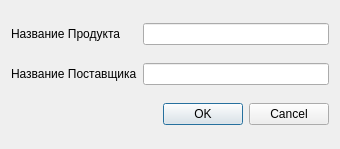
<?xml version="1.0" encoding="UTF-8"?>
<ui version="4.0">
 <class>Dialog2</class>
 <widget class="QDialog" name="Dialog2">
  <property name="geometry">
   <rect>
    <x>0</x>
    <y>0</y>
    <width>340</width>
    <height>149</height>
   </rect>
  </property>
  <property name="windowTitle">
   <string>Поиск по продуктам</string>
  </property>
  <layout class="QGridLayout" name="gridLayout">
   <item row="0" column="0">
    <widget class="QLabel" name="label">
     <property name="text">
      <string>Название Продукта</string>
     </property>
    </widget>
   </item>
   <item row="0" column="1">
    <widget class="QLineEdit" name="lineEdit"/>
   </item>
   <item row="1" column="0">
    <widget class="QLabel" name="label_2">
     <property name="text">
      <string>Название Поставщика</string>
     </property>
    </widget>
   </item>
   <item row="1" column="1">
    <widget class="QLineEdit" name="lineEdit_2"/>
   </item>
   <item row="2" column="0" colspan="2">
    <widget class="QDialogButtonBox" name="buttonBox">
     <property name="orientation">
      <enum>Qt::Horizontal</enum>
     </property>
     <property name="standardButtons">
      <set>QDialogButtonBox::Cancel|QDialogButtonBox::Ok</set>
     </property>
    </widget>
   </item>
  </layout>
 </widget>
 <resources/>
 <connections>
  <connection>
   <sender>buttonBox</sender>
   <signal>accepted()</signal>
   <receiver>Dialog2</receiver>
   <slot>accept()</slot>
   <hints>
    <hint type="sourcelabel">
     <x>248</x>
     <y>254</y>
    </hint>
    <hint type="destinationlabel">
     <x>157</x>
     <y>274</y>
    </hint>
   </hints>
  </connection>
  <connection>
   <sender>buttonBox</sender>
   <signal>rejected()</signal>
   <receiver>Dialog2</receiver>
   <slot>reject()</slot>
   <hints>
    <hint type="sourcelabel">
     <x>316</x>
     <y>260</y>
    </hint>
    <hint type="destinationlabel">
     <x>286</x>
     <y>274</y>
    </hint>
   </hints>
  </connection>
 </connections>
</ui>
